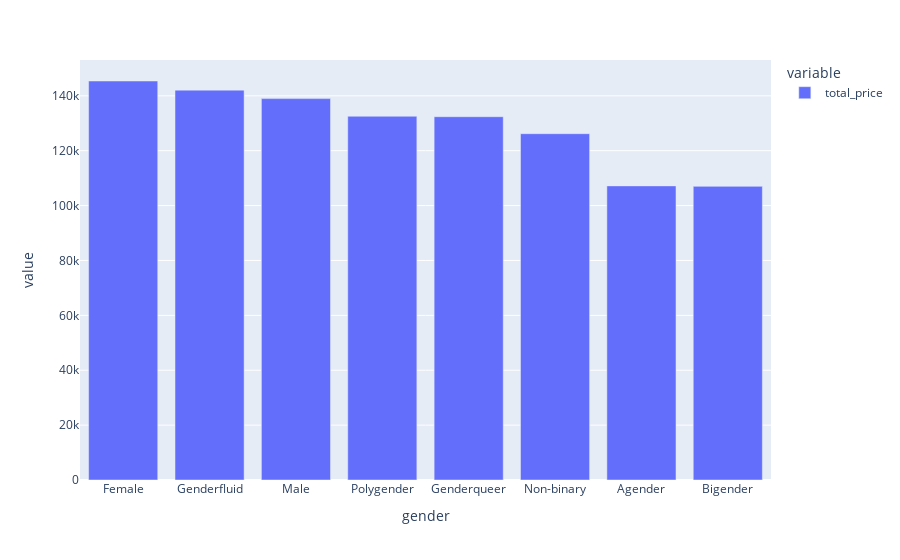

Source (notebook cell):
### Code cell
gender_money_fig = px.bar(spoc.groupby('gender')[['total_price']].sum().sort_values(by='total_price',ascending = False))

### Figure 1 — Plotly figure (JSON) as saved in the notebook; plotly's stock layout.template omitted (floating-point values rounded to 4 significant figures)
{"data": [{"alignmentgroup": "True", "hovertemplate": "variable=total_price<br>gender=%{x}<br>value=%{y}<extra></extra>", "legendgroup": "total_price", "marker": {"color": "#636efa", "pattern": {"shape": ""}}, "name": "total_price", "offsetgroup": "total_price", "orientation": "v", "showlegend": true, "textposition": "auto", "type": "bar", "x": ["Female", "Genderfluid", "Male", "Polygender", "Genderqueer", "Non-binary", "Agender", "Bigender"], "xaxis": "x", "y": [145404, 142077, 138988, 132548, 132389, 126201, 107179, 107014], "yaxis": "y"}], "layout": {"barmode": "relative", "legend": {"title": {"text": "variable"}, "tracegroupgap": 0}, "margin": {"t": 60}, "xaxis": {"anchor": "y", "domain": [0, 1], "title": {"text": "gender"}}, "yaxis": {"anchor": "x", "domain": [0, 1], "title": {"text": "value"}}}}
